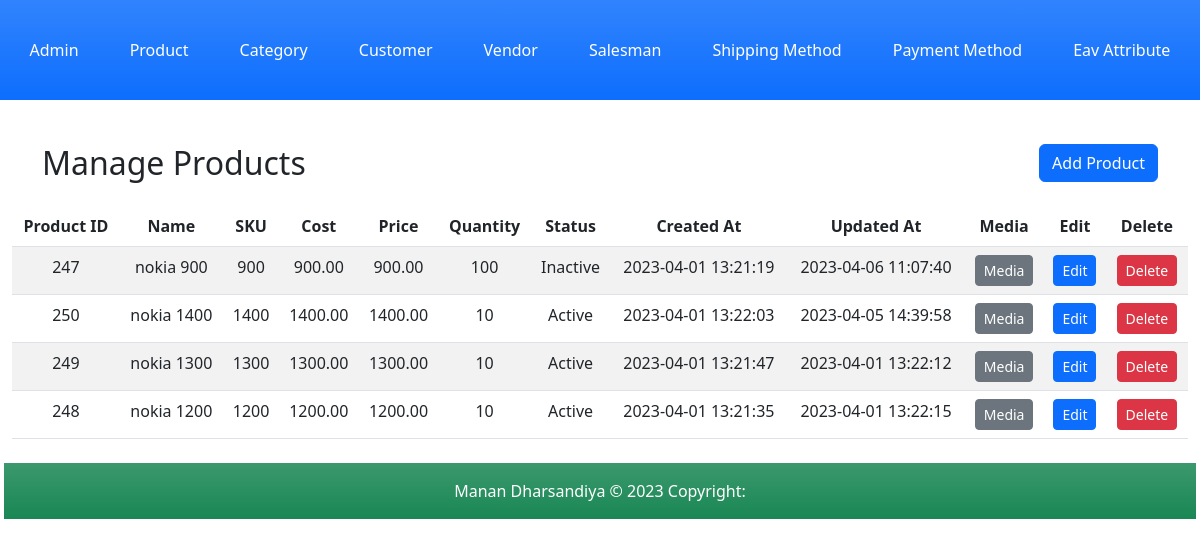
The page / on the database its author committed.
### tables this page shows
CREATE TABLE `product` (
  `product_id` int(11) NOT NULL,
  `name` varchar(255) NOT NULL,
  `sku` varchar(50) NOT NULL,
  `cost` decimal(10,2) NOT NULL,
  `price` decimal(10,2) NOT NULL,
  `quantity` int(5) DEFAULT 100,
  `status` tinyint(4) NOT NULL,
  `created_at` datetime NOT NULL,
  `updated_at` datetime NOT NULL
);

### Block/Core/Template.php (called while the page is built, shortened)
<?php
class Block_Core_Template extends Model_Core_View
{
	protected $children =  [];
	public function getChildren()
	{
		return $this->children;
	}
	public function addChild($key, $value)
	{
		$this->children[$key] = $value;
		return $this;
	}
}
?>

### Model/Core/View.php (called while the page is built, shortened)
<?php
class Model_Core_View
{
	protected $template = null;
	public function setTemplate($template)
	{
		$this->template = $template;
		return $this;
	}
	public function getTemplate()
	{
		return $this->template;
	}
	public function render()
	{
		require 'View' . DS . $this->getTemplate();
	}
	public function getUrl($action = null, $controller = null, $params = [], $resetParam = false)
	{
		return Ccc::getModel('Core_Url')->getUrl($action, $controller, $params, $resetParam);
	}
}
?>

### Controller/Product.php (called while the page is built, shortened)
<?php
class Controller_Product extends Controller_Core_Action
{
	public function gridAction()
	{
		try {
			$layout = $this->getLayout();
			$grid = $layout->createBlock('Product_Grid');
			$layout->addContent('grid', $grid);
			$layout->render();
		} catch (Exception $e) {
		}
	}
}
?>

### Controller/Core/Front.php (called while the page is built, shortened)
<?php
class Controller_Core_Front
{
	public function init()
	{
		$request = Ccc::getModel('Core_Request');
		$controller = new $controllerClassName();
		$actionName = $request->getActionName().'Action';
		$controller->$actionName();
	}
}
?>

### Index.php (called while the page is built, shortened)
<?php
spl_autoload_register(function ($className) {
    $classPath = str_replace('_', '/', $className);
});
class Ccc
{
	public static function init()
	{
		$front = new Controller_Core_Front();
		$front->init();
	}
	public static function getModel($className)
	{
		return new $className();
	}
}
Ccc::init();
?>

### Model/Core/Url.php (called while the page is built, shortened)
<?php
class Model_Core_Url
{
	public function getUrl($action = null, $controller = null, $params = [], $resetParam = false)
	{
		$request = Ccc::getModel('Core_Request');
		$final = $request->getParams();
		if ($resetParam) {
			$final = [];
		}
		if ($controller) {
			$final['c'] = $controller;
		}
		else {
			$final['c'] = $request->getControllerName();
		}
		if ($action) {
			$final['a'] = $action;
		}
		else {
			$final['a'] = $request->getActionName();
		}
		if ($params) {
			$final = array_merge($final, $params);
		}
		$queryString = http_build_query($final);
		$url = $_SERVER['REQUEST_SCHEME'] . "://" . $_SERVER['HTTP_HOST'] . $_SERVER['SCRIPT_NAME'] . "?" . $queryString;
		return $url;
	}
}
?>

### Model/Core/Request.php (called while the page is built, shortened)
<?php
class Model_Core_Request
{
	public function getParams($key=null, $value=null)
	{
		if ($key == null) {
			return $_GET;
		}
		return $value;
	}
	public function getActionName()
	{
		return $this->getParams('a', 'grid');
	}
	public function getControllerName()
	{
		return $this->getParams('c', 'product');
	}
}
?>

### Model/Core/Table.php (called while the page is built, shortened)
<?php
class Model_Core_Table
{
	protected $data = [];
	protected $resource = null;
	public function setResourceClass($resourceClass)
	{
		return $this;
	}
	public function setResource($resource)
	{
		$this->resource = $resource;
		return $this;
	}
	public function getResource()
	{
		if ($this->resource) {
			return $this->resource;
		}
		$resource = new $this->resourceClass();
		return $resource;
	}
	public function setCollectionClass($collectionClass)
	{
		return $this;
	}
	public function setCollection($collection)
	{
		return $this;
	}
	public function getCollection()
	{
		$collection = new $this->collectionClass();
		return $collection;
	}
	public function __get($key)
	{
		if (array_key_exists($key, $this->data)) {
			return $this->data[$key];
		}
		return null;
	}
	public function setData($data)
	{
		$this->data = array_merge($this->data, $data);
		return $this;
	}
	public function fetchAll($query)
	{
		$result = $this->getResource()->fetchAll($query);
		$collection = $this->getCollection()->setData($result);
		return $collection;
	}
}
?>

### Block/Product/Grid.php (called while the page is built, shortened)
<?php
class Block_Product_Grid extends Block_Core_Template
{
	public function getProducts()
	{
		$query = "SELECT * FROM `product` ORDER BY `name` DESC;";
		$products =  Ccc::getModel('Product')->fetchAll($query);
		return $products->getData();
	}
}
?>

### Model/Core/Adapter.php (called while the page is built, shortened)
<?php
class Model_Core_Adapter
{
	public $config = [
		'host' => 'localhost',
		'username' => 'root',
		'password' => '',
		'dbname' => 'newmvc-manan_dharsandiya'
	];
	public function connect(){
		$connect = mysqli_connect(
			$this->config['host'],
			$this->config['username'],
			$this->config['password'],
			$this->config['dbname']
		);
		return $connect;
	}
	public function fetchAll($query){
		$connect = $this->connect();
		$result = mysqli_query($connect, $query);
		if ($result->num_rows > 0) {
			return $result->fetch_all(MYSQLI_ASSOC);
		}
		return false;
	}
}
?>

### Model/Core/Table/Resource.php (called while the page is built, shortened)
<?php
class Model_Core_Table_Resource
{
	public function getAdapter()
	{
		$adapter = Ccc::getModel('Core_Adapter');
		return $adapter;
	}
	public function fetchAll($query)
	{
		return $this->getAdapter()->fetchAll($query);
	}
}
?>

### Model/Core/Table/Collection.php (called while the page is built, shortened)
<?php
class Model_Core_Table_Collection
{
	protected $data = [];
	public function setData($data)
	{
		$this->data = array_merge($this->data, $data);
		return $this;
	}
	public function getData()
	{
		return $this->data;
	}
}
?>

### Model/Product.php (called while the page is built, shortened)
<?php
class Model_Product extends Model_Core_Table
{
	public function getStatusOptions()
	{
		return [
			self::STATUS_ACTIVE => self::STATUS_ACTIVE_LBL,
			self::STATUS_INACTIVE => self::STATUS_INACTIVE_LBL
		];
	}
	public function getStatusText()
	{
		$statues = $this->getStatusOptions();
		if (array_key_exists($this->status, $statues)) {
			return $statues[$this->status];
		}
		return $statues[self::STATUS_DEFAULT];
	}
}
?>

### View/product/grid.phtml (the view)
<?php
$products = $this->getProducts();
?>
<div class="container">
	<div class="row mb-3">
		<div class="col-md-6">
			<h2>Manage Products</h2>
		</div>
		<div class="col-md-6 text-end">
			<a href="<?php echo $this->getUrl('add', null , [], true); ?>" class="btn btn-primary">Add Product</a>
		</div>
	</div>
</div>
<div class="row">
	<div class="col table-responsive">
		<?php if (!$products): ?>
			<div class="alert alert-warning" role="alert">
				No data found.
			</div>
		<?php else: ?>
			<table class="table table-striped table-hover text-center">
				<thead>
					<tr class="dd">
						<th>Product ID</th>
						<th>Name</th>
						<th>SKU</th>
						<th>Cost</th>
						<th>Price</th>
						<th>Quantity</th>
						<th>Status</th>
						<th>Created At</th>
						<th>Updated At</th>
						<th>Media</th>
						<th>Edit</th>
						<th>Delete</th>
					</tr>
				</thead>
				<tbody>
					<?php foreach ($products as $product) : ?>
						<tr>
							<td><?php echo $product->product_id; ?></td>
							<td><?php echo $product->name; ?></td>
							<td><?php echo $product->sku; ?></td>
							<td><?php echo $product->cost; ?></td>
							<td><?php echo $product->price; ?></td>
							<td><?php echo $product->quantity; ?></td>
							<td><?php echo $product->getStatusText(); ?></td>
							<td><?php echo $product->created_at; ?></td>
							<td><?php echo $product->updated_at; ?></td>
							<td><a href="<?php echo $this->getUrl(null, 'product_media', ['id'=> $product->product_id], true);?>" class="btn btn-sm btn-secondary">Media</a></td>
							<td><a href="<?php echo $this->getUrl('edit', null, ['id'=> $product->product_id], true);?>" class="btn btn-sm btn-primary">Edit</a></td>
							<td><a href="<?php echo $this->getUrl('delete', null, ['id'=> $product->product_id], true);?>" class="btn btn-sm btn-danger">Delete</a></td>
						</tr>
					<?php endforeach; ?>
				<?php endif; ?>
			</tbody>
		</table>
	</div>
</div>

### View/html/content.phtml
<?php
$children = $this->getChildren();
foreach ($children as $child) {
	$child->render();
}
?>

### rows shown on the page
product: product_id "247", name "nokia 900", sku "900", cost "900.00", price "900.00", quantity "100", status "Inactive", created_at "2023-04-01 13:21:19", updated_at "2023-04-06 11:07:40"
product: product_id "250", name "nokia 1400", sku "1400", cost "1400.00", price "1400.00", quantity "10", status "Active", created_at "2023-04-01 13:22:03", updated_at "2023-04-05 14:39:58"
product: product_id "249", name "nokia 1300", sku "1300", cost "1300.00", price "1300.00", quantity "10", status "Active", created_at "2023-04-01 13:21:47", updated_at "2023-04-01 13:22:12"
product: product_id "248", name "nokia 1200", sku "1200", cost "1200.00", price "1200.00", quantity "10", status "Active", created_at "2023-04-01 13:21:35", updated_at "2023-04-01 13:22:15"
